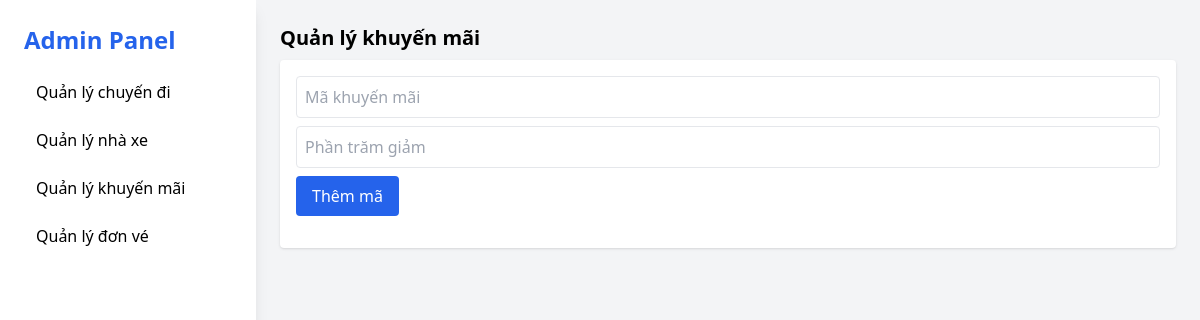
The app's page /pages/qlkhuyenmai.php, older data.
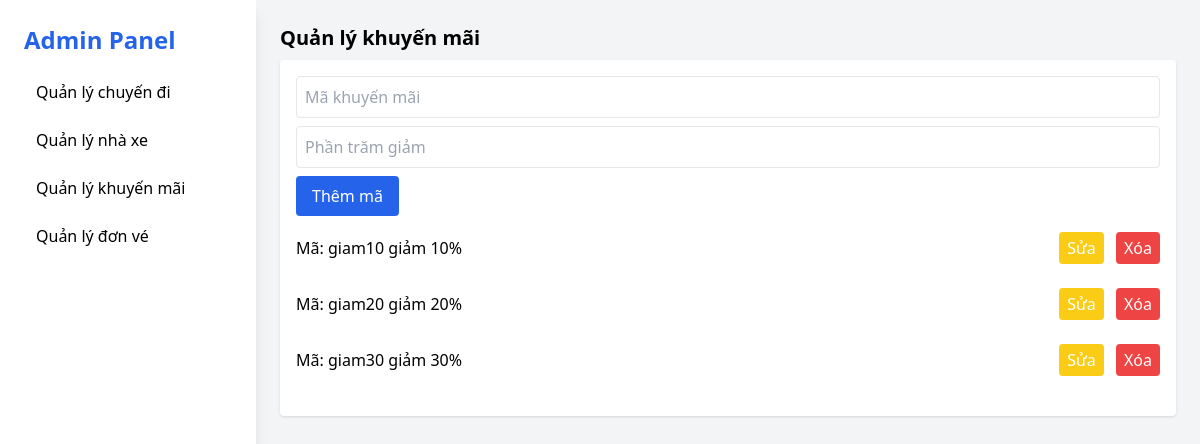
The same page, newer data.
### tables this page shows
CREATE TABLE `voucher` (
  `id_voucher` int(11) NOT NULL,
  `code` varchar(100) DEFAULT NULL,
  `discount_value` varchar(20) DEFAULT NULL
);

### user.php (called while the page is built, shortened)
<?php
include('connect.php');
            class data_voucher
        {
        public function select_voucher()
            {
                global $conn;
                $sql="select * from voucher";
                $run= mysqli_query($conn,$sql);
                return $run;
            }
        }
?>

### pages/qlkhuyenmai.php (the view, shortened to what this page needs)
<!DOCTYPE html>
<html lang="vi">
<head>
  <script src="https://cdn.tailwindcss.com"></script>
</head>
<body class="bg-gray-100 font-sans">
  <div class="flex min-h-screen">
    <aside class="w-64 bg-white shadow-lg p-6 space-y-4">
      <h2 class="text-2xl font-bold text-blue-600 mb-4"><a href="quantri.php">Admin Panel</a></h2>
      <nav class="space-y-2">
        <a href="qlchuyendi.php" class="block py-2 px-3 rounded hover:bg-blue-100">Quản lý chuyến đi</a>
        <a href="qlnhaxe.php" class="block py-2 px-3 rounded hover:bg-blue-100">Quản lý nhà xe</a>
        <a href="qlkhuyenmai.php" class="block py-2 px-3 rounded hover:bg-blue-100">Quản lý khuyến mãi</a>
        <a href="qldonve.php" class="block py-2 px-3 rounded hover:bg-blue-100">Quản lý đơn vé</a>
      </nav>
    </aside>
    <main class="flex-1 p-6 space-y-10">
      <section id="khuyen-mai">
        <h3 class="text-xl font-semibold mb-2">Quản lý khuyến mãi</h3>
        <div class="bg-white p-4 rounded shadow">
          <form class="space-y-2 mb-4" method="POST">
            <input type="text" placeholder="Mã khuyến mãi" class="w-full border p-2 rounded" name="code">
            <input type="text" placeholder="Phần trăm giảm" class="w-full border p-2 rounded" name="discount_value">
            <input type="submit" class="bg-blue-600 text-white px-4 py-2 rounded" name="themvoucher" value="Thêm mã">
            <?php
                  include('../user.php');
                  $get_data=new data_voucher();
                  $selectvoucher=$get_data->select_voucher();
            ?>
          <?php
            foreach($selectvoucher as $se_pro)
            {
              ?>
                <ul class="divide-y">
                  <li class="py-2 flex justify-between items-center">
                    <span>Mã: <?php echo $se_pro['code']?> giảm <?php echo $se_pro['discount_value']?>%</span>
                    <div class="space-x-2">
                    <button class="bg-yellow-400 px-2 py-1 rounded text-white">
                      <a href="updatevoucher.php?up=<?php echo $se_pro['id_voucher']?>">Sửa</a>
                    </button>
                    <button class="bg-red-500 px-2 py-1 rounded text-white">
                      <a href="deletevoucher.php?del=<?php echo $se_pro['id_voucher']?>" onClick="if(confirm('Bạn có chắc chắn muốn xóa')) return true; else return false;">Xóa</a>
                    </button>
                    </div>
                  </li>
                </ul>
              <?php } ?>
          </form>
        </div>
      </section>
    </main>
  </div>
</body>
</html>

Row changes from the older to the newer data that the page shows:
added voucher: code "giam10", discount_value "10"
added voucher: code "giam20", discount_value "20"
added voucher: code "giam30", discount_value "30"
